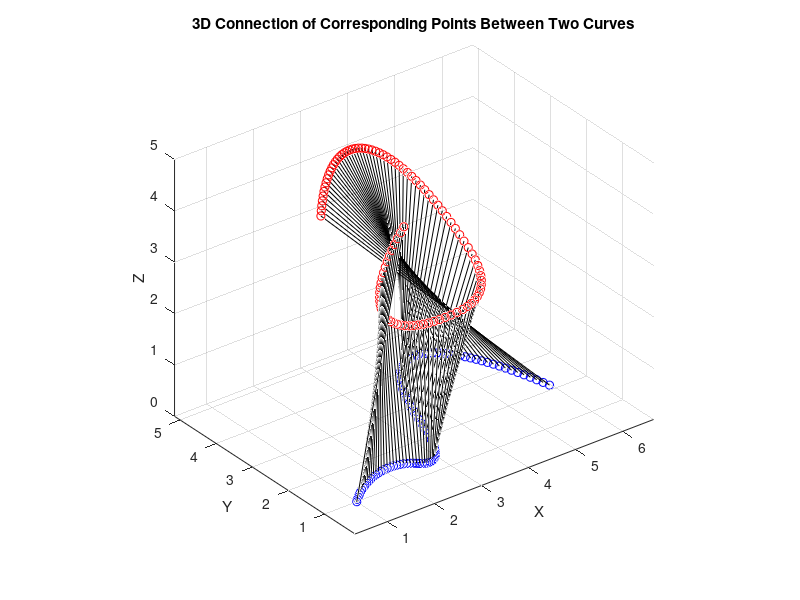

Recreate this plot in MATLAB.

% Read data from the first file
fileID1 = fopen('curve1.txt','r');
data1 = textscan(fileID1, '(%f, %f, %f)');
fclose(fileID1);
data1 = cell2mat(data1);

% Read data from the second file
fileID2 = fopen('curve2.txt','r');
data2 = textscan(fileID2, '(%f, %f, %f)');
fclose(fileID2);
data2 = cell2mat(data2);

% Ensure both data sets have the same number of points
if size(data1, 1) ~= size(data2, 1)
    error('The number of points in each curve does not match');
end

% Plotting the points and connecting lines
figure;
hold on;
grid on;  % Enable grid
axis equal;  % Equal scaling on all axes
xlabel('X');
ylabel('Y');
zlabel('Z');
title('3D Connection of Corresponding Points Between Two Curves');

for i = 1:size(data1, 1)
    % Plotting points for each curve
    plot3(data1(i, 1), data1(i, 2), data1(i, 3), 'bo');  % Blue dots for curve 1
    plot3(data2(i, 1), data2(i, 2), data2(i, 3), 'ro');  % Red dots for curve 2

    % Drawing a line between corresponding points
    plot3([data1(i, 1), data2(i, 1)], [data1(i, 2), data2(i, 2)], [data1(i, 3), data2(i, 3)], 'k-');
end

view(3);  % Ensure the plot is viewed in 3D
hold off;

